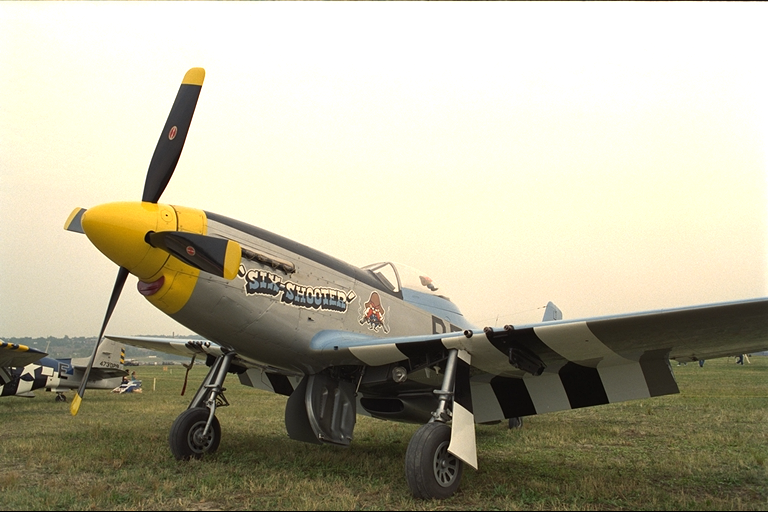
#> input picture image/kodim20.png, 768 x 512 px
$ python imgadd2.py
#> lines starting #> are read from the running program, lines starting #| are printed output that depends on the picture
import cv2
import numpy as np

black = cv2.imread('./image/kodim20.png')
#> black is the input picture: shape (512, 768, 3); mean B, G, R 154.7, 176.3, 180.5
smallcat = cv2.imread('./image/kodim21.png')
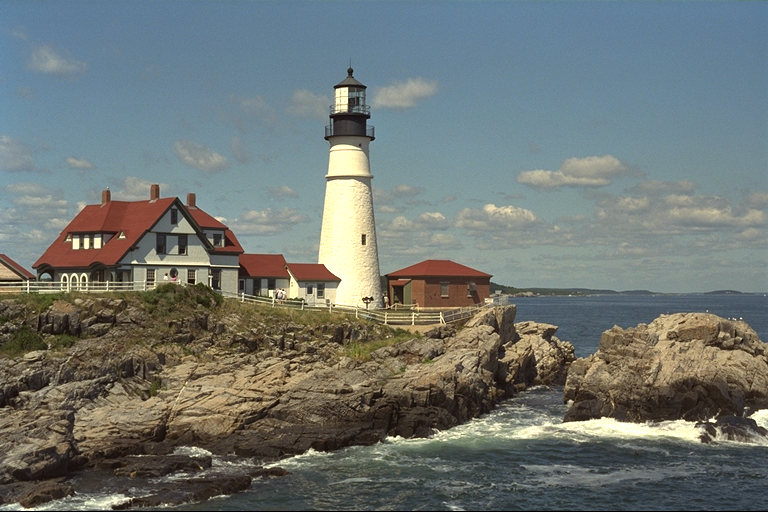
#> input picture image/kodim21.png, 768 x 512 px
#> smallcat is the input picture: shape (512, 768, 3); mean B, G, R 114.5, 118, 111.6

# 只有两张图的属性是一样的才可以进行溶合
print(black.shape)
#| (512, 768, 3)
print(black.shape)
#| (512, 768, 3)

# 图像的溶合
# A  A的权重  B  B的权重  静态权重
result = cv2.addWeighted(smallcat, 0.3, black, 0.7, 0)
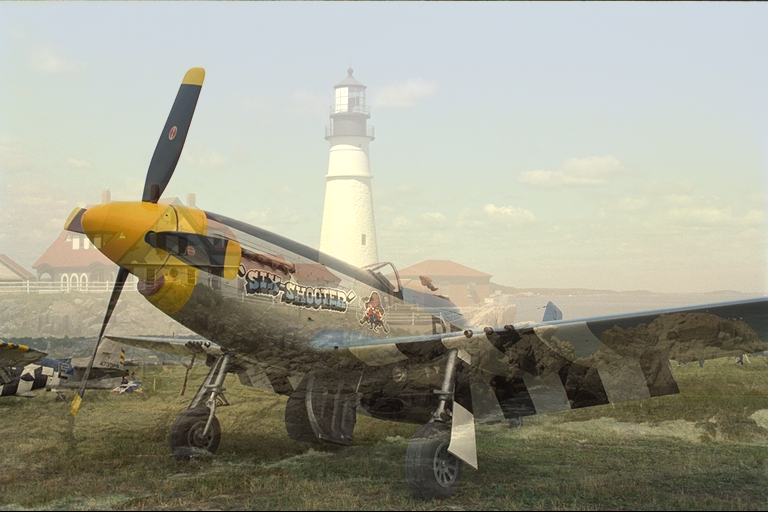
#> result: shape (512, 768, 3); mean B, G, R 142.6, 158.8, 159.9
cv2.imshow('add2', result)
cv2.waitKey(0)
